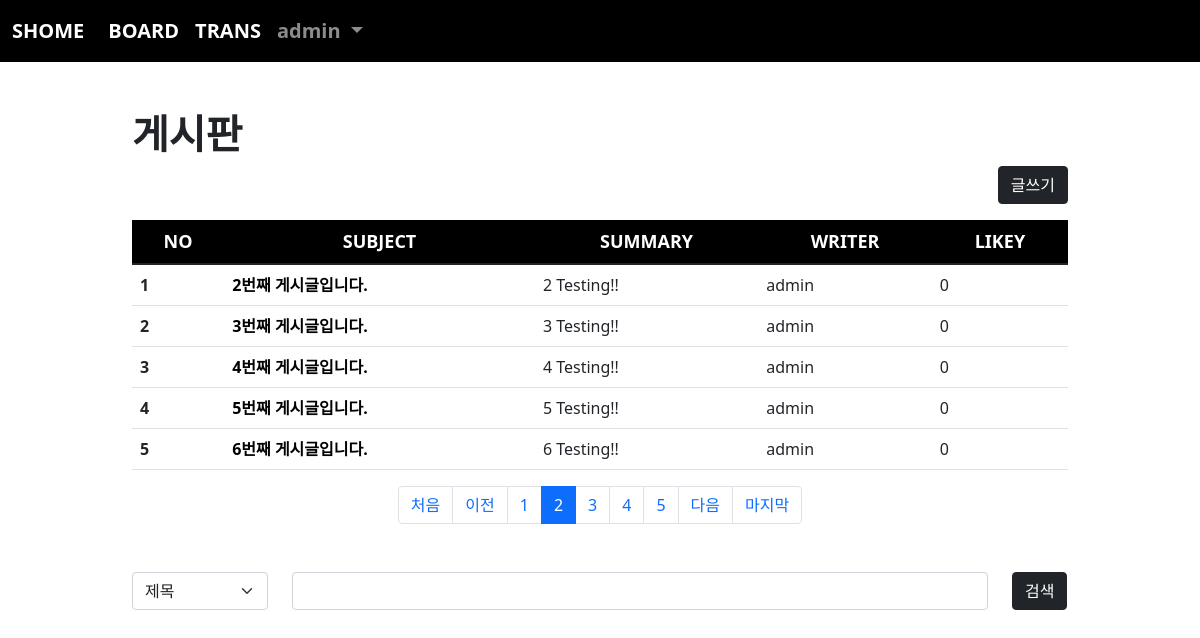
Screenshot of /board/index/?page=2&cate=&kw= (signed in) with the database file from the repository.
### acc/models.py (models this page shows, shortened)
class User(AbstractUser):
    comment = models.TextField()
    pic = models.ImageField(upload_to="user/%y")
    age = models.IntegerField(default=0)

### board/models.py (models this page shows, shortened)
class Board(models.Model):
    subject = models.CharField(max_length=200)
    writer = models.ForeignKey(User, on_delete=models.CASCADE, related_name="writer")
    content = models.TextField()
    likey = models.ManyToManyField(User, blank=True, related_name="likey")
    pubdate = models.DateTimeField()
    def summary(self):
        if len(self.content) > 30:
            return self.content[:30] + " ..."
        return self.content

### board/views.py (the view)
# urls.py: path('index/', views.index, name="index"),
def index(request):
    cate = request.GET.get("cate", "")
    kw = request.GET.get("kw", "")
    if kw:
        if cate == "sub":
            b = Board.objects.filter(subject__startswith=kw)
        elif cate == "wri":
            try:
                from acc.models import User
                u = User.objects.get(username=kw)
                b = Board.objects.filter(writer=u)
            except:
                b = Board.objects.none()
        else:
            b = Board.objects.filter(content__contains=kw)
    else:
        b = Board.objects.all()
    pg = request.GET.get("page", 1)
    pag = Paginator(b, 5)
    obj = pag.get_page(pg)
    context = {
        "blist" : obj,
        "cate" : cate,
        "kw" : kw
    }
    return render(request, "board/index.html", context)

### template/board/index.html (shortened to what this page needs)
{% extends 'base.html' %}
{% block con %}
    <div class="container mt-5" style="width:80%">
        <h1><b>게시판</b></h1>
        <div class="text-end">
            <a href="{% url 'board:create' %}" class="btn btn-dark">글쓰기</a>
        </div>
        <table class="table mt-3 table-hover">
            <thead class="text-center" style="background-color: black; color:white; font-weight: bold; font-size: 18px;">
                <tr>
                    <th scope="col">NO</th>
                    <th scope="col">SUBJECT</th>
                    <th scope="col">SUMMARY</th>
                    <th scope="col">WRITER</th>
                    <th scope="col">LIKEY</th>
                </tr>
            </thead>
            <tbody>
                {% for i in blist %}
                    <tr>
                        <th scope="row">{{ forloop.counter }}</th>
                        <td><a class="sub" href="{% url 'board:detail' i.id %}">{{ i.subject }}</a></td>
                        <td>{{ i.summary }}</td>
                        <td>{{ i.writer }}</td>
                        <td>{{ i.likey.count }}</td>
                    </tr>
                {% endfor %}
            </tbody>
        </table>
        <nav aria-label="Page navigation example">
            <ul class="pagination justify-content-center">
                {% if blist.has_previous %}
                    <li class="page-item">
                        <a class="page-link" href="{% url 'board:index' %}?page=1&cate={{cate}}&kw={{kw}}">처음</a>
                    </li>
                    <li class="page-item">
                        <a class="page-link" href="{% url 'board:index' %}?page={{blist.previous_page_number}}&cate={{cate}}&kw={{kw}}">이전</a>
                    </li>
                {% endif %}
                {% for i in blist.paginator.page_range %}
                    {% if blist.number|add:-3 <= i and i <= blist.number|add:3 %}
                        <li class="page-item {% if blist.number == i %} active {% endif %}"><a class="page-link" href="{% url 'board:index' %}?page={{i}}&cate={{cate}}&kw={{kw}}">{{i}}</a></li>
                    {% endif %}
                {% endfor %}
                {% if blist.has_next %}
                    <li class="page-item">
                        <a class="page-link" href="{% url 'board:index' %}?page={{blist.next_page_number}}&cate={{cate}}&kw={{kw}}">다음</a>
                    </li>
                    <li class="page-item">
                        <a class="page-link" href="{% url 'board:index' %}?page={{blist.paginator.num_pages}}&cate={{cate}}&kw={{kw}}">마지막</a>
                    </li>
                {% endif %}
            </ul>
        </nav>
        <form>
            <div class="row mt-5 mb-5">
                <div class="col-lg-2">
                    <select name="cate" class="form-select" aria-label="Default select example">
                        <option value="sub" {% if cate == 'sub' %} selected {% endif %}>제목</option>
                    </select>
                </div>
                <div class="col-lg-9">
                    <input type="text" class="form-control" name="kw" value="{{kw}}">
                </div>
                <div class="col-lg-1">
                    <button class="btn btn-dark">검색</button>
                </div>
            </div>
        </form>
</div>
{% endblock %}

### template/base.html (shortened to what this page needs)
<!doctype html>
<html lang="en">
    <head>
        <link href="https://cdn.jsdelivr.net/npm/bootstrap@5.1.3/dist/css/bootstrap.min.css" rel="stylesheet">
    </head>
    <body>
        {% if user.is_authenticated %}
            <nav class="navbar navbar-expand-lg navbar-dark" style="background-color: rgb(0, 0, 0); font-size: 20px; font-weight: bold;">
                <div class="container-fluid">
                    <a class="navbar-brand" href="">SHOME</a>
                    <div class="collapse navbar-collapse" id="navbarSupportedContent">
                        <ul class="navbar-nav me-auto mb-2 mb-lg-0">
                            <li class="nav-item">
                                <a class="nav-link active" aria-current="page" href="{% url 'board:index' %}">BOARD</a>
                            </li>
                            <li class="nav-item">
                                <a class="nav-link active" aria-current="page" href="{% url 'trans:index' %}">TRANS</a>
                            </li>
                            <li class="nav-item dropdown">
                                <a class="nav-link dropdown-toggle" href="#" id="navbarDropdown" role="button" data-bs-toggle="dropdown" aria-expanded="false">
                                    {{ user }}
                                </a>
                            </li>
                        </ul>
                    </div>
                </div>
            </nav>
        {% endif %}
        {% if user.is_authenticated %}
            {% block con %}{% endblock %}
        {% endif %}
    </body>
</html>

### template/board/index.html (style rules this page uses)
.sub { text-decoration: none; color: black; font-weight: bold; }

### rows the page displays
User: username "admin"
Board: subject "2번째 게시글입니다.", summary "2 Testing!!", writer "admin", likey.count "0"
Board: subject "3번째 게시글입니다.", summary "3 Testing!!", writer "admin", likey.count "0"
Board: subject "4번째 게시글입니다.", summary "4 Testing!!", writer "admin", likey.count "0"
Board: subject "5번째 게시글입니다.", summary "5 Testing!!", writer "admin", likey.count "0"
Board: subject "6번째 게시글입니다.", summary "6 Testing!!", writer "admin", likey.count "0"

### other values shown
{{ i }} "1" "2" "3" "4" "5"
